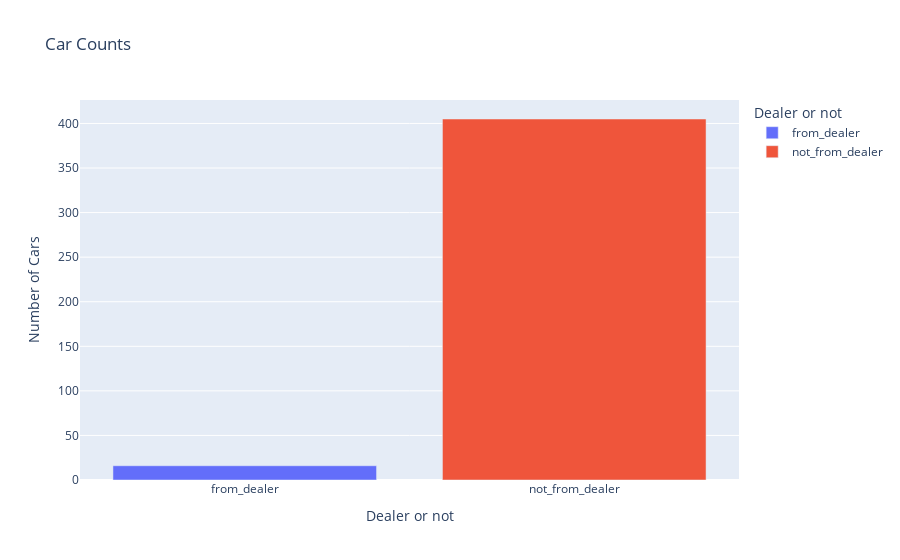

Notebook source saved alongside this figure:
### Markdown cell above
### Cars that are from dealer and not from dealer

### Code cell
dnd=dict()
dnd["from_dealer"],dnd["not_from_dealer"]=len(df[df["Dealership"]==True]),len(df[df["Dealership"]!=True])
dealer_df=pd.DataFrame.from_dict(dnd, orient="index").reset_index()
dealer_df.columns = ["Status", "Count"]
px.bar(dealer_df,x="Status",y="Count",color="Status",labels={"Count":"Number of Cars","Status":"Dealer or not"},title="Car Counts")

### Figure 1 — Plotly figure (JSON) as saved in the notebook; plotly's stock layout.template omitted (floating-point values rounded to 4 significant figures)
{"data": [{"alignmentgroup": "True", "hovertemplate": "Dealer or not=%{x}<br>Number of Cars=%{y}<extra></extra>", "legendgroup": "from_dealer", "marker": {"color": "#636efa", "pattern": {"shape": ""}}, "name": "from_dealer", "offsetgroup": "from_dealer", "orientation": "v", "showlegend": true, "textposition": "auto", "type": "bar", "x": ["from_dealer"], "xaxis": "x", "y": [16], "yaxis": "y"}, {"alignmentgroup": "True", "hovertemplate": "Dealer or not=%{x}<br>Number of Cars=%{y}<extra></extra>", "legendgroup": "not_from_dealer", "marker": {"color": "#EF553B", "pattern": {"shape": ""}}, "name": "not_from_dealer", "offsetgroup": "not_from_dealer", "orientation": "v", "showlegend": true, "textposition": "auto", "type": "bar", "x": ["not_from_dealer"], "xaxis": "x", "y": [405], "yaxis": "y"}], "layout": {"autosize": true, "barmode": "relative", "legend": {"title": {"text": "Dealer or not"}, "tracegroupgap": 0}, "title": {"text": "Car Counts"}, "xaxis": {"anchor": "y", "autorange": true, "categoryarray": ["from_dealer", "not_from_dealer"], "categoryorder": "array", "domain": [0, 1], "range": [-0.5, 1.5], "title": {"text": "Dealer or not"}, "type": "category"}, "yaxis": {"anchor": "x", "autorange": true, "domain": [0, 1], "range": [0, 426.3], "title": {"text": "Number of Cars"}, "type": "linear"}}}
